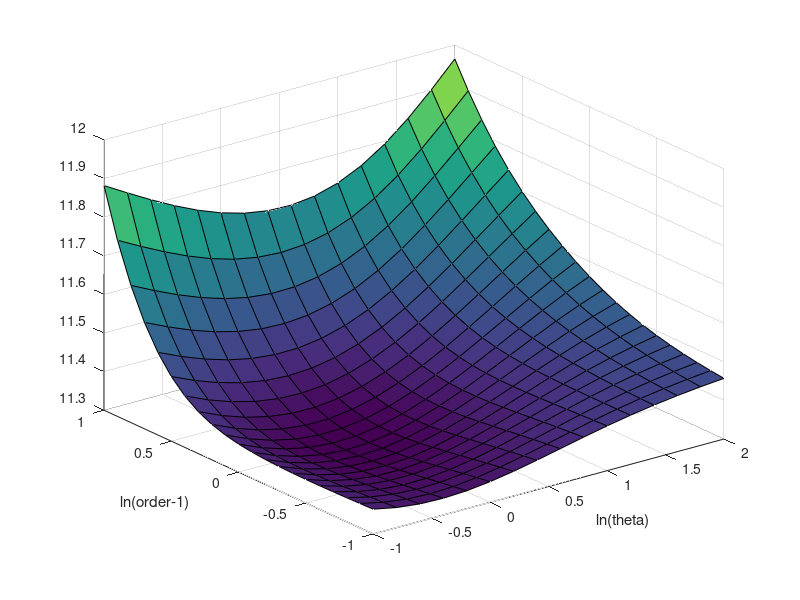

Write the MATLAB code that produced this figure. (Note: this script raises an error after producing the figure.)
%
% Minimum working example to test Gaussian diagnostics idea
%
function MWE_gaussian_diagnostics()

format short
close all

fNames = {'ExpCos','Keister','rand'};
ptransforms = {'C1','C1sin', 'none'};
fName = fNames{3};
ptransform = ptransforms{3};

npts = 2^7;  % max 14
dim = 3;
rVec = 1.75;
rVec = [1.75 2.45 3.15]; %vector of possible r values

for r=rVec
  
  %parameters for random function
  %seed = 202326;
  seed = randi([1,1e6],1,1)
  rfun = r/2;
  f_mean = 0;
  f_std_a = 0.5;
  f_std_b = 1;
  theta = (f_std_a/f_std_b)^2;
  
  shift = rand(1,dim);
  
  [~,xlat] = simple_lattice_gen(npts,dim,shift,true);
  
  if strcmp(fName,'ExpCos')
    integrand = @(x) exp(sum(cos(2*pi*x), 2));
  elseif strcmp(fName, 'Keister')
    integrand = @(x) keisterFunc(x,dim,1/sqrt(2)); % a=0.8
  elseif strcmp(fName, 'rand')
    integrand = @(x) f_rand(x, rfun, f_std_a, f_std_b, f_mean, seed);
  else
    error('Invalid function name')
  end
  
  integrand_p = doPeriodTx(integrand, ptransform);
  
  y = integrand_p(xlat); %function data
  ftilde = fft(y); %fourier coefficients
  ftilde(1) = 0;  % ftilde = \mV^H(\vf - m \vone), subtract mean
  if dim==1
    hFigIntegrand = figure; scatter(xlat, y, 10)
    title(sprintf('%s n-%d Tx-%s', ...
      fName, npts, ptransform), 'interpreter','none')
    saveas(hFigIntegrand, sprintf('%s_n-%d_Tx-%s_rFun-%1.2f.png', ...
      fName, npts, ptransform, rfun))
  end
  
%   if 0
%     lnaMLE_opt = fminsearch(@(lna) ...
%       ObjectiveFunction(exp(lna),r,xlat,(ftilde)), ...
%       0,optimset('TolX',1e-2));
%     thetaOpt = exp(lnaMLE_opt)
%   else
%     if 0
%       thetaOpt = 1;
%       ln_rOpt = fminsearch(@(lnr) ...
%         ObjectiveFunction(thetaOpt,1+exp(lnr),xlat,(ftilde)), ...
%         0,optimset('TolX',1e-2));
%       rOpt = 1 + exp(ln_rOpt)
%       r = rOpt;
%     else %search for optimal kernel parameters
      objfun = @(lnParams) ...
        ObjectiveFunction(exp(lnParams(1)),1+exp(lnParams(2)),xlat,(ftilde));
      %% Plot the objective function
      lnthetarange = (-1:0.2:2);
      lnorderrange = (-1:0.1:1);
      [lnthth,lnordord] = meshgrid(lnthetarange,lnorderrange);
      objobj = lnthth;
      for ii =  1:size(lnthth,1)
         for jj = 1:size(lnthth,2)
            objobj(ii,jj) = objfun([lnthth(ii,jj); lnordord(ii,jj)]);
         end
      end
      figure
      surf(lnthth,lnordord,objobj)
      xlabel('ln(theta)')
      ylabel('ln(order-1)')
      
      [~,which] = min(objobj,[],'all','linear');
      [whichrow,whichcol] = ind2sub(size(lnthth),which);
      lnthOptAppx = lnthth(whichrow,whichcol);
      thetaOptAppx = exp(lnthOptAppx)
      lnordOptAppx = lnordord(whichrow,whichcol);
      orderOptAppx = 1+exp(lnordOptAppx)

      
      %% Optimize the objective function
      lnParamsOpt = fminsearch(objfun,[lnthOptAppx;lnordOptAppx],optimset('TolX',1e-3));
      thetaOpt = exp(lnParamsOpt(1));
      rOpt = 1 + exp(lnParamsOpt(2));
%     end
%   end
  
  % lambda1 = kernel(r, xlat_, thetaOpt);
  vlambda = kernel2(thetaOpt, rOpt, xlat);
  s = sqrt(sum(abs(ftilde(2:end).^2)./vlambda(2:end))/(npts^2));
  vlambda = (s^2)*vlambda;

  % apply transform
  % $\vZ = \frac 1n \mV \mLambda^{-\frac 12} \mV^H(\vf - m \vone)$
  % ifft also includes 1/n division
  vz = ifft(ftilde./sqrt(vlambda));
  vz_real = real(vz);  % vz must be real as intended by the transformation 

  % create_plots('normplot')
  create_plots('qqplot', vz_real, fName, npts, ptransform, r, rOpt, theta, thetaOpt)
  
  % Shapiro-Wilk test
  %   [H, pValue, W] = swtest(w_ftilde);
  %   Hval='true';
  %   if H==true
  %     Hval='false';
  %   end
  %   fprintf('Shapiro-Wilk test: Normal=%s, pValue=%1.3f, W=%1.3f\n', Hval, pValue, W);
  fprintf('r = %7.5f, rOpt = %7.5f, theta = %7.5f, thetaOpt = %7.5f\n', ...
     r,rOpt,theta,thetaOpt);
  

end

end

function create_plots(type, vz_real, fName, npts, ptransform, r, rOpt, theta, thetaOpt)
hFigNormplot = figure();
set(hFigNormplot,'defaultaxesfontsize',16, ...
  'defaulttextfontsize',16, ... %make font larger
  'defaultLineLineWidth',0.75, 'defaultLineMarkerSize',8)
if strcmp(type, 'normplot')
  normplot(vz_real)
else
  qqplot(vz_real); hold on
  plot([-3 3], [-3 3],'-')
end

title(sprintf('%s r=%1.2f rOpt=%1.2f, theta=%1.2f, thetaOpt=%1.2f', ...
       fName, r, rOpt, theta, thetaOpt))
saveas(hFigNormplot, sprintf('%s_%s_n-%d_rOpt-%1.3f.png', ...
       type, fName, npts, rOpt))
end

% gaussian random function
function fval = f_rand(xpts, rfun, a, b, c, seed)
dim = size(xpts,2);
rng(seed) % initialize random number generator for reproducability
N1 = 2^floor(16/dim);
Nall = N1^dim;
kvec(dim,Nall) = 0; %initialize kved
kvec(1,1:N1) = 0:N1-1; %first dimension
Nd = N1;
for d = 2:dim
   Ndm1 = Nd;
   Nd = Nd*N1;
   kvec(1:d,1:Nd) = [repmat(kvec(1:d-1,1:Ndm1),1,N1); ...
      reshape(repmat(0:N1-1,Ndm1,1),1,Nd)];
end
f_c = a*randn(1,Nall-1);
f_s = a*randn(1,Nall-1);
f_0 = c + b*randn(1, 1);
kbar = prod(max(kvec(:,2:Nall),1),1);
argx = (2*pi*xpts) * kvec(:,2:Nall);
f_c_ = (f_c./kbar.^(rfun)).*cos(argx);
f_s_ = (f_s./kbar.^(rfun)).*sin(argx);
fval = f_0 + sum(f_c_+ f_s_,2) ;
% figure; plot(fval, '.')
end

function Lambda = kernel(theta, r, xun)
constMult =  -(-1)^(r/2)*((2*pi)^r)/(2*factorial(r));

if r == 2
  bernPoly = @(x)(-x.*(1-x) + 1/6);
elseif r == 4
  bernPoly = @(x)( ( (x.*(1-x)).^2 ) - 1/30);
else
  error('Bernoulli order=%d not implemented !', r);
end
kernelFunc = @(x) bernPoly(x);

temp_ = bsxfun(@times, (theta)*constMult, kernelFunc(xun));
C1 = prod(1 + temp_, 2);

% matlab's builtin fft is much faster and accurate
% eigenvalues must be real : Symmetric pos definite Kernel
Lambda = real(fft(C1));

end

function vlambda = kernel2(theta, r, xun)
n = size(xun, 1);
m = (1:(-1 + n/2))';
tilde_g_h1 = m.^(-r);
tilde_g = [0; tilde_g_h1; 0; tilde_g_h1(end:-1:1)];
g = fft(tilde_g);
temp_ = (theta/2)*g(1 + xun*n);
C1 = prod(1 + temp_, 2);
% matlab's builtin fft is much faster and accurate
% eigenvalues must be real : Symmetric pos definite Kernel
vlambda = real(fft(C1));
end

% function vlambda = kernel2(r, xun, theta)
% constMult = 1/2;
% kernelFunc = @(x) truncated_series_kernel(x,r);
%         
% temp_ = (theta*constMult)*kernelFunc(xun);
% C1 = prod(1 + temp_, 2);
% 
% % matlab's builtin fft is much faster and accurate
% % eigenvalues must be real : Symmetric pos definite Kernel
% vlambda = real(fft(C1));
% end
% function g = truncated_series(N, r)
% tilde_g_0 = 0;
% m = 1:(-1 + N/2);
% tilde_g_h1 = N./abs(m).^(r);
% m = (N/2):(-1 + N);
% tilde_g_h2 = N./abs(N-m).^(r);
% tilde_g = [tilde_g_0 tilde_g_h1 tilde_g_h2];
% g = ifft(tilde_g)';
% end
% 
% function c = truncated_series_kernel(x,r)
% n = size(x, 1);
% g = truncated_series(n,r);
% c = g(1 + x*n);
% end

function [loss,Lambda,RKHSnorm] = ObjectiveFunction(theta,order,xun,ftilde)
tol = 100*eps;
n = length(ftilde);
% [Lambda, Lambda_ring] = kernel(xun,obj.kernType,a,obj.order,...
%   obj.avoidCancelError);
arbMean = true;
[Lambda] = kernel2(theta ,order, xun);

% compute RKHSnorm
%temp = abs(ftilde(Lambda~=0).^2)./(Lambda(Lambda~=0)) ;
temp = abs(ftilde(Lambda>tol).^2)./(Lambda(Lambda>tol)) ;

% compute loss: MLE
if arbMean==true
  RKHSnorm = sum(temp(2:end))/n;
  temp_1 = sum(temp(2:end));
else
  RKHSnorm = sum(temp)/n;
  temp_1 = sum(temp);
end

% ignore all zero eigenvalues
loss1 = sum(log(Lambda(Lambda>tol)))/n;
loss2 = log(temp_1);
loss = (loss1 + loss2);
if imag(loss) ~= 0
   keyboard
end
%fprintf('L1 %1.3f L2 %1.3f L %1.3f r %1.3e theta %1.3e\n', loss1, loss2, loss, order, theta)

end

function f = doPeriodTx(fInput, ptransform)

if strcmp(ptransform,'Baker')
  f=@(x) fInput(1-2*abs(x-1/2)); % Baker's transform
elseif strcmp(ptransform,'C0')
  f=@(x) fInput(3*x.^2-2*x.^3).*prod(6*x.*(1-x),2); % C^0 transform
elseif strcmp(ptransform,'C1')
  % C^1 transform
  f=@(x) fInput(x.^3.*(10-15*x+6*x.^2)).*prod(30*x.^2.*(1-x).^2,2);
elseif strcmp(ptransform,'C1sin')
  % Sidi C^1 transform
  f=@(x) fInput(x-sin(2*pi*x)/(2*pi)).*prod(2*sin(pi*x).^2,2);
elseif strcmp(ptransform,'C2sin')
  % Sidi C^2 transform
  psi3 = @(t) (8-9*cos(pi*t)+cos(3*pi*t))/16;
  psi3_1 = @(t) (9*sin(pi*t)*pi- sin(3*pi*t)*3*pi)/16;
  f=@(x) fInput(psi3(x)).*prod(psi3_1(x),2);
elseif strcmp(ptransform,'C3sin')
  % Sidi C^3 transform
  psi4 = @(t) (12*pi*t-8*sin(2*pi*t)+sin(4*pi*t))/(12*pi);
  psi4_1 = @(t) (12*pi-8*cos(2*pi*t)*2*pi+sin(4*pi*t)*4*pi)/(12*pi);
  f=@(x) fInput(psi4(x)).*prod(psi4_1(x),2);
elseif strcmp(ptransform,'none')
  % do nothing
  f=@(x) fInput(x);
else
  error('Error: Periodization transform %s not implemented', ptransform);
end

end


function [xlat,xpts_un,xlat_un,xpts] = simple_lattice_gen(n,d,shift,firstBatch)
gen_vec = [1, 433461, 315689, 441789, 501101, 146355, 88411, 215837, 273599 ...
  151719, 258185, 357967, 96407, 203741, 211709, 135719, 100779, ...
  85729, 14597, 94813, 422013, 484367]; %generator
z = gen_vec(1:d);

nmax = n;
nmin = 1 + n/2;
if firstBatch==true
  nmin = 1;
end
nelem=nmax-nmin+1;

if firstBatch==true
  brIndices=vdc(nelem)';
  xpts_un=mod(bsxfun(@times,(0:1/n:1-1/n)',z),1); % unshifted in direct order
else
  brIndices=vdc(nelem)'+1/(2*(nmin-1));
  xpts_un=mod(bsxfun(@times,(1/n:2/n:1-1/n)',z),1); % unshifted in direct order
  
end
xpts = mod(bsxfun(@plus,xpts_un,shift),1);  % shifted in direct order

xlat_un = mod(bsxfun(@times,brIndices',z),1);  % unshifted
xlat = mod(bsxfun(@plus,xlat_un,shift),1);  % shifted in VDC order
end

% van der Corput sequence in base 2
function q = vdc(n)
if n>1
  k=log2(n); % We compute the VDC seq part by part of power 2 size
  q=zeros(2^k,1);
  for l=0:k-1
    nl=2^l;
    kk=2^(k-l-1);
    ptind=repmat([false(nl,1);true(nl,1)],kk,1);
    q(ptind)=q(ptind)+1/2^(l+1);
  end
else
  q=0;
end
end

